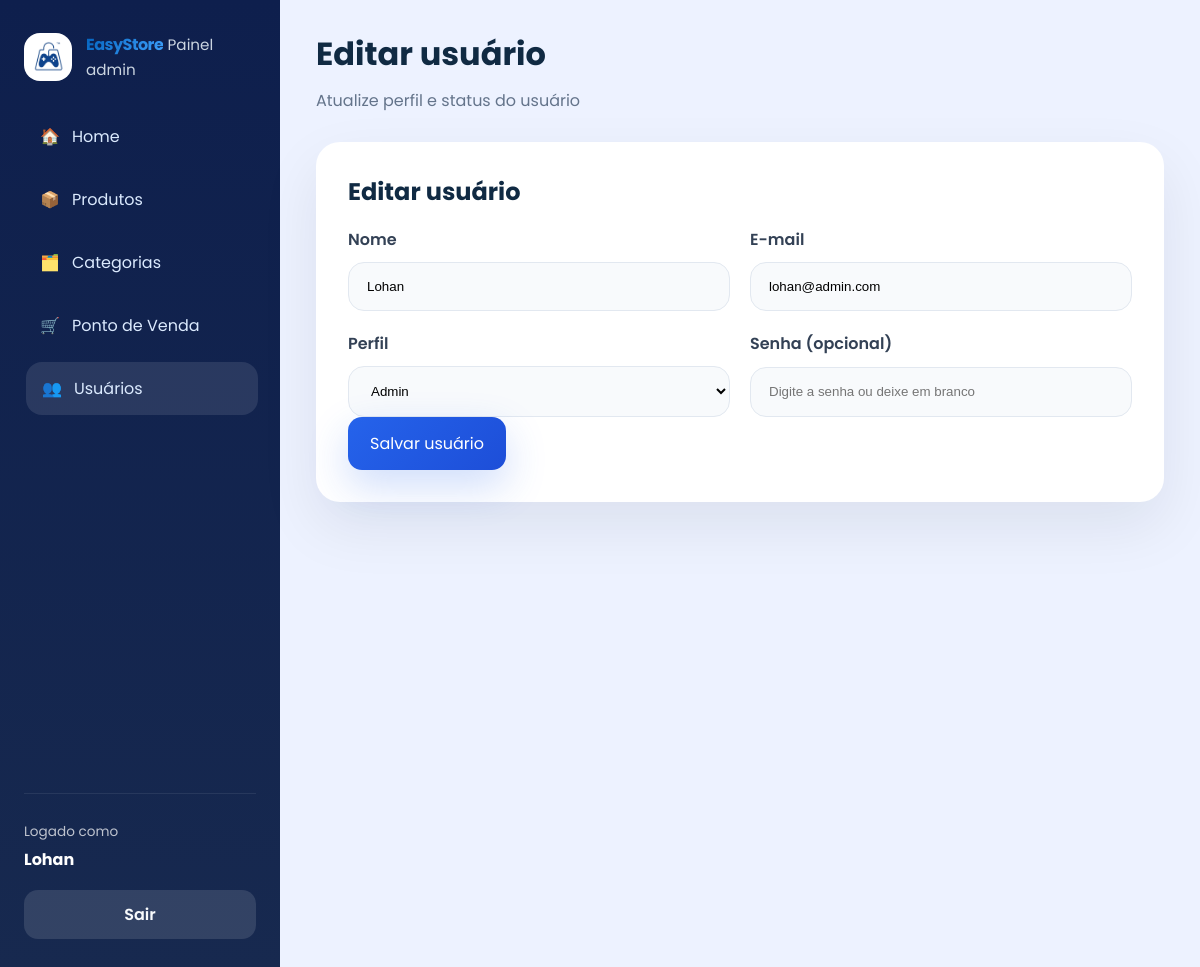
Page /usuarios/2/editar (signed in) on the committed database.
### app/models/usuario.py (models this page shows)
class Usuario(Base):
    __tablename__ = "usuarios"
    id = Column(Integer, primary_key=True, autoincrement=True)
    nome = Column(String(167), nullable=False)
    email = Column(String(167), unique=True, index=True, nullable=False)
    senha_hash = Column(String(255), nullable=False)
    role = Column(String(20), nullable=False, default="operador")
    ativo = Column(Boolean, default=True)
    criado_em = Column(DateTime, server_default=func.now())

### app/controllers/admin_controller.py (the view)
@router.get("/{usuario_id}/editar")
def tela_editar_usuario(usuario_id: int, request: Request, db: Session = Depends(get_db), admin = Depends(get_admin)):
    usuario = db.query(Usuario).filter(Usuario.id == usuario_id).first()
    return templates.TemplateResponse(
        request,
        "admin/usuarios_form.html",
        {
            "request": request,
            "usuario": admin,
            "usuario": usuario,
            "page_title": "Editar usuário",
            "page_subtitle": "Atualize perfil e status do usuário",
            "css_path": "css/admin.css",
            "active": "usuarios",
        }
    )

### app/templates/admin/usuarios_form.html (shortened to what this page needs)
{% extends "admin/base.html" %}
{% block content %}
<div class="form-card">
  <h2>{% if usuario %}Editar usuário{% else %}Novo usuário{% endif %}</h2>
  <form action="{% if usuario %}/usuarios/{{ usuario.id }}/editar{% else %}/usuarios/novo{% endif %}" method="post">
    <div class="form-grid">
      <div class="input-group">
        <label>Nome</label>
        <input type="text" name="nome" value="{{ usuario.nome if usuario else '' }}" required>
      </div>
      <div class="input-group">
        <label>E-mail</label>
        <input type="email" name="email" value="{{ usuario.email if usuario else '' }}" required>
      </div>
      <div class="input-group">
        <label>Perfil</label>
        <select name="role">
          <option value="admin" {% if usuario and usuario.role == 'admin' %}selected{% endif %}>Admin</option>
        </select>
      </div>
      <div class="input-group">
        <label>Senha {% if usuario %}(opcional){% endif %}</label>
        <input type="password" name="senha" placeholder="Digite a senha{% if usuario %} ou deixe em branco{% endif %}">
      </div>
    </div>
    <button type="submit" class="btn btn-primary">{% if usuario %}Salvar usuário{% else %}Criar usuário{% endif %}</button>
  </form>
</div>
{% endblock %}

### app/templates/admin/base.html (shortened to what this page needs)
<!DOCTYPE html>
<html lang="pt-br">
<head>
  <link rel="stylesheet" href="{{ request.url_for('static', path=css_path) }}">
</head>
<body>
  <div class="admin-layout">
    <aside class="sidebar">
      <div class="brand-block">
        <img src="{{ request.url_for('static', path='img/logo.png') }}" alt="EasyStore" class="brand-logo">
        <div>
          <strong>EasyStore</strong>
          <span>Painel admin</span>
        </div>
      </div>
      <nav class="sidebar-nav">
        <a href="/admin" class="{% if active == 'home' %}active{% endif %}"><span>🏠</span>Home</a>
        <a href="/produtos" class="{% if active == 'produtos' %}active{% endif %}"><span>📦</span>Produtos</a>
        <a href="/categorias" class="{% if active == 'categorias' %}active{% endif %}"><span>🗂️</span>Categorias</a>
        <a href="/admin/pos" class="{% if active == 'pos' %}active{% endif %}"><span>🛒</span>Ponto de Venda</a>
        <a href="/usuarios" class="{% if active == 'usuarios' %}active{% endif %}"><span>👥</span>Usuários</a>
      </nav>
      <div class="sidebar-footer">
        <div class="profile-card">
          <span>Logado como</span>
          <strong>{{ usuario.nome  }}</strong>
        </div>
        <a href="/auth/logout" class="logout-btn">Sair</a>
      </div>
    </aside>
    <main class="admin-content">
      <header class="topbar">
        <div>
          <h1>{{ page_title }}</h1>
          {% if page_subtitle %}
          <p class="subtitle">{{ page_subtitle }}</p>
          {% endif %}
        </div>
      </header>
      <section class="page-body">
        {% block content %}{% endblock %}
      </section>
    </main>
  </div>
</body>
</html>

### app/static/css/admin.css (style rules this page uses)
:root { --bg: #edf2ff; --surface: #ffffff; --surface-soft: #f8fafc; --text: #102a43; --muted: #64748b; --primary: #2563eb; --primary-dark: #1d4ed8; --success: #16a34a; --warning: #f59e0b; --danger: #dc2626; --radius: 24px; --shadow: 0 24px 60px rgba(15, 23, 42, 0.08); --transition: 0.25s ease; --color-dark: #0262bd; --color-primary: #3fa1fc; }
* { box-sizing: border-box; margin: 0; padding: 0; }
html, body { min-height: 100%; background: var(--bg); font-family: 'Poppins', sans-serif; color: var(--text); }
body { overflow-x: hidden; }
a { color: inherit; text-decoration: none; }
button { font: inherit; cursor: pointer; }
.admin-layout { display: grid; grid-template-columns: 280px 1fr; min-height: 100vh; }
.sidebar { background: linear-gradient(180deg, #0e1f4d 0%, #17294f 100%); padding: 32px 24px; display: flex; flex-direction: column; gap: 28px; }
.brand-block { display: flex; gap: 14px; align-items: center; }
.brand-logo { width: 48px; height: 48px; border-radius: 16px; background: #fff; padding: 8px; object-fit: contain; }
.brand-block strong { background: linear-gradient(135deg, var(--color-dark) 0%, var(--color-primary) 100%); -webkit-background-clip: text; -webkit-text-fill-color: transparent; background-clip: text; letter-spacing: -0.5px; }
.brand-block span { color: #cbd5e1; font-size: 0.95rem; }
.sidebar-nav { display: grid; gap: 10px; }
.sidebar-nav a { display: flex; align-items: center; gap: 12px; padding: 14px 16px; border-radius: 16px; color: #dbeafe; transition: background var(--transition), transform var(--transition); }
.sidebar-nav a:hover, .sidebar-nav a.active { background: rgba(255, 255, 255, 0.1); transform: translateX(2px); }
.sidebar-nav span { font-size: 1rem; }
.sidebar-footer { margin-top: 350px; margin-bottom: 0; border-top: 1px solid rgba(255, 255, 255, 0.08); padding-top: 24px; display: flex; flex-direction: column; gap: 18px; }
.profile-card span { color: rgba(255, 255, 255, 0.72); font-size: 0.85rem; }
.profile-card strong { display: block; margin-top: 4px; color: #fff; }
.logout-btn { padding: 12px 14px; border-radius: 14px; background: rgba(255, 255, 255, 0.12); text-align: center; color: #f8fafc; font-weight: 600; }
.admin-content { padding: 30px 36px; }
.topbar { display: flex; justify-content: space-between; align-items: flex-start; gap: 18px; margin-bottom: 28px; }
.topbar h1 { font-size: 2rem; }
.subtitle { margin-top: 10px; color: var(--muted); line-height: 1.6; }
.page-body { display: grid; gap: 24px; }
.btn { display: inline-flex; align-items: center; justify-content: center; padding: 14px 22px; border-radius: 14px; border: none; transition: transform var(--transition), box-shadow var(--transition); }
.btn-primary { background: linear-gradient(135deg, var(--primary), var(--primary-dark)); color: #fff; box-shadow: 0 16px 40px rgba(37, 99, 235, 0.22); }
.card, .table-card, .form-card { background: var(--surface); border-radius: var(--radius); box-shadow: var(--shadow); }
.form-card { padding: 32px; }
.form-card h2 { margin-bottom: 18px; }
.form-grid { display: grid; gap: 20px; grid-template-columns: repeat(2, minmax(0, 1fr)); }
.input-group { display: grid; gap: 10px; }
.input-group label { font-weight: 600; color: #334155; }
.input-group input, .input-group select { width: 100%; padding: 16px 18px; border-radius: 16px; border: 1px solid #e2e8f0; background: #f8fafc; }

### rows in the picture
Usuario: nome "Lohan", email "lohan@admin.com", role "Admin"

### other values in the picture
{{ page_title }} "Editar usuário"
{{ page_subtitle }} "Atualize perfil e status do usuário"
